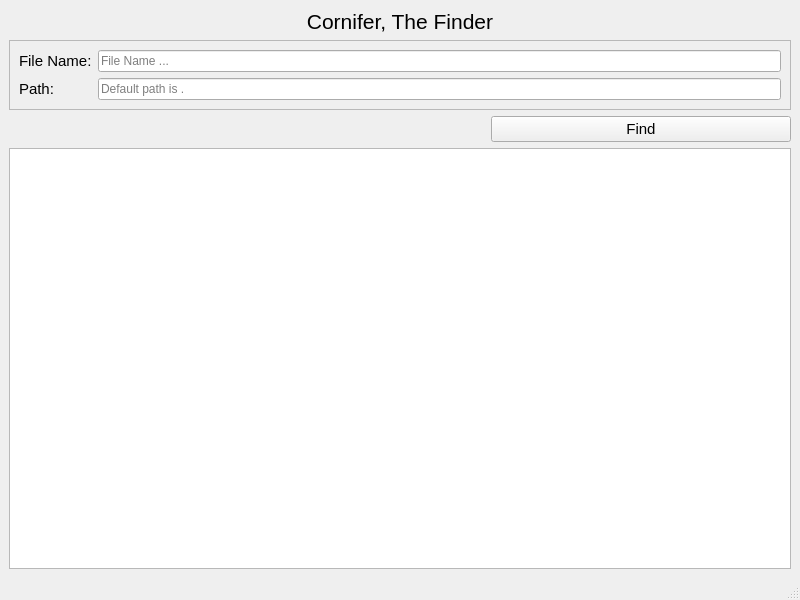
<?xml version="1.0" encoding="UTF-8"?>
<ui version="4.0">
 <class>MainWindow</class>
 <widget class="QMainWindow" name="MainWindow">
  <property name="geometry">
   <rect>
    <x>0</x>
    <y>0</y>
    <width>800</width>
    <height>600</height>
   </rect>
  </property>
  <property name="windowTitle">
   <string>MainWindow</string>
  </property>
  <widget class="QWidget" name="centralwidget">
   <layout class="QVBoxLayout" name="verticalLayout">
    <item>
     <widget class="QLabel" name="appLogo">
      <property name="font">
       <font>
        <pointsize>16</pointsize>
       </font>
      </property>
      <property name="text">
       <string>Cornifer, The Finder</string>
      </property>
      <property name="alignment">
       <set>Qt::AlignCenter</set>
      </property>
     </widget>
    </item>
    <item>
     <widget class="QFrame" name="frame">
      <property name="frameShape">
       <enum>QFrame::StyledPanel</enum>
      </property>
      <property name="frameShadow">
       <enum>QFrame::Raised</enum>
      </property>
      <layout class="QFormLayout" name="formLayout">
       <item row="0" column="0">
        <widget class="QLabel" name="fileNameLabel">
         <property name="font">
          <font>
           <pointsize>11</pointsize>
          </font>
         </property>
         <property name="text">
          <string>File Name:</string>
         </property>
        </widget>
       </item>
       <item row="0" column="1">
        <widget class="QLineEdit" name="fileNameLineEdit">
         <property name="placeholderText">
          <string>File Name ...</string>
         </property>
        </widget>
       </item>
       <item row="1" column="0">
        <widget class="QLabel" name="pathLabel">
         <property name="font">
          <font>
           <pointsize>11</pointsize>
          </font>
         </property>
         <property name="text">
          <string>Path:</string>
         </property>
        </widget>
       </item>
       <item row="1" column="1">
        <widget class="QLineEdit" name="pathLineEdit">
         <property name="placeholderText">
          <string>Default path is .</string>
         </property>
        </widget>
       </item>
      </layout>
     </widget>
    </item>
    <item>
     <layout class="QHBoxLayout" name="horizontalLayout">
      <item>
       <spacer name="horizontalSpacer">
        <property name="orientation">
         <enum>Qt::Horizontal</enum>
        </property>
        <property name="sizeHint" stdset="0">
         <size>
          <width>40</width>
          <height>20</height>
         </size>
        </property>
       </spacer>
      </item>
      <item>
       <widget class="QPushButton" name="findBtn">
        <property name="minimumSize">
         <size>
          <width>300</width>
          <height>0</height>
         </size>
        </property>
        <property name="font">
         <font>
          <pointsize>11</pointsize>
         </font>
        </property>
        <property name="text">
         <string>Find</string>
        </property>
       </widget>
      </item>
     </layout>
    </item>
    <item>
     <widget class="QListView" name="answersListView">
      <property name="enabled">
       <bool>true</bool>
      </property>
      <property name="font">
       <font>
        <pointsize>12</pointsize>
       </font>
      </property>
     </widget>
    </item>
   </layout>
  </widget>
  <widget class="QMenuBar" name="menubar">
   <property name="geometry">
    <rect>
     <x>0</x>
     <y>0</y>
     <width>800</width>
     <height>21</height>
    </rect>
   </property>
  </widget>
  <widget class="QStatusBar" name="statusbar"/>
 </widget>
 <resources/>
 <connections/>
</ui>
